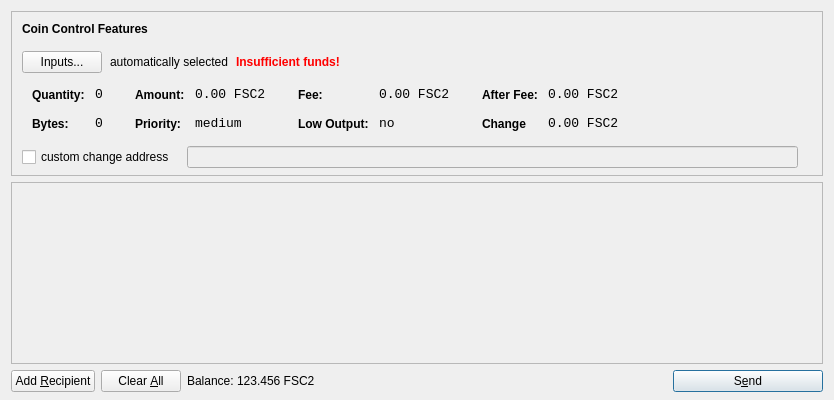
<?xml version="1.0" encoding="UTF-8"?>
<ui version="4.0">
 <class>SendCoinsDialog</class>
 <widget class="QDialog" name="SendCoinsDialog">
  <property name="geometry">
   <rect>
    <x>0</x>
    <y>0</y>
    <width>650</width>
    <height>400</height>
   </rect>
  </property>
  <property name="windowTitle">
   <string>Send Coins</string>
  </property>
  <layout class="QVBoxLayout" name="verticalLayout" stretch="0,1,0">
   <property name="bottomMargin">
    <number>8</number>
   </property>
   <item>
    <widget class="QFrame" name="frameCoinControl">
     <property name="sizePolicy">
      <sizepolicy hsizetype="Expanding" vsizetype="Expanding">
       <horstretch>0</horstretch>
       <verstretch>0</verstretch>
      </sizepolicy>
     </property>
     <property name="maximumSize">
      <size>
       <width>16777215</width>
       <height>16777215</height>
      </size>
     </property>
     <property name="frameShape">
      <enum>QFrame::StyledPanel</enum>
     </property>
     <property name="frameShadow">
      <enum>QFrame::Sunken</enum>
     </property>
     <layout class="QVBoxLayout" name="verticalLayoutCoinControl2">
      <property name="spacing">
       <number>-1</number>
      </property>
      <property name="leftMargin">
       <number>0</number>
      </property>
      <property name="topMargin">
       <number>0</number>
      </property>
      <property name="rightMargin">
       <number>0</number>
      </property>
      <property name="bottomMargin">
       <number>6</number>
      </property>
      <item>
       <layout class="QVBoxLayout" name="verticalLayoutCoinControl" stretch="0,0,0,0,1">
        <property name="spacing">
         <number>0</number>
        </property>
        <property name="leftMargin">
         <number>10</number>
        </property>
        <property name="topMargin">
         <number>10</number>
        </property>
        <item>
         <layout class="QHBoxLayout" name="horizontalLayoutCoinControl1">
          <property name="bottomMargin">
           <number>15</number>
          </property>
          <item>
           <widget class="QLabel" name="labelCoinControlFeatures">
            <property name="sizePolicy">
             <sizepolicy hsizetype="Preferred" vsizetype="Maximum">
              <horstretch>0</horstretch>
              <verstretch>0</verstretch>
             </sizepolicy>
            </property>
            <property name="font">
             <font>
              <weight>75</weight>
              <bold>true</bold>
             </font>
            </property>
            <property name="styleSheet">
             <string notr="true">font-weight:bold;</string>
            </property>
            <property name="text">
             <string>Coin Control Features</string>
            </property>
           </widget>
          </item>
         </layout>
        </item>
        <item>
         <layout class="QHBoxLayout" name="horizontalLayoutCoinControl2" stretch="0,0,0,0">
          <property name="spacing">
           <number>8</number>
          </property>
          <property name="bottomMargin">
           <number>10</number>
          </property>
          <item>
           <widget class="QPushButton" name="pushButtonCoinControl">
            <property name="styleSheet">
             <string notr="true"/>
            </property>
            <property name="text">
             <string>Inputs...</string>
            </property>
           </widget>
          </item>
          <item>
           <widget class="QLabel" name="labelCoinControlAutomaticallySelected">
            <property name="text">
             <string>automatically selected</string>
            </property>
            <property name="margin">
             <number>5</number>
            </property>
           </widget>
          </item>
          <item>
           <widget class="QLabel" name="labelCoinControlInsuffFunds">
            <property name="font">
             <font>
              <weight>75</weight>
              <bold>true</bold>
             </font>
            </property>
            <property name="styleSheet">
             <string notr="true">color:red;font-weight:bold;</string>
            </property>
            <property name="text">
             <string>Insufficient funds!</string>
            </property>
            <property name="margin">
             <number>5</number>
            </property>
           </widget>
          </item>
          <item>
           <spacer name="horizontalSpacerCoinControl">
            <property name="orientation">
             <enum>Qt::Horizontal</enum>
            </property>
            <property name="sizeHint" stdset="0">
             <size>
              <width>40</width>
              <height>1</height>
             </size>
            </property>
           </spacer>
          </item>
         </layout>
        </item>
        <item>
         <widget class="QWidget" name="widgetCoinControl" native="true">
          <property name="sizePolicy">
           <sizepolicy hsizetype="Preferred" vsizetype="Preferred">
            <horstretch>0</horstretch>
            <verstretch>0</verstretch>
           </sizepolicy>
          </property>
          <property name="minimumSize">
           <size>
            <width>0</width>
            <height>0</height>
           </size>
          </property>
          <property name="styleSheet">
           <string notr="true"/>
          </property>
          <layout class="QHBoxLayout" name="horizontalLayoutCoinControl5">
           <property name="margin">
            <number>0</number>
           </property>
           <item>
            <layout class="QHBoxLayout" name="horizontalLayoutCoinControl3" stretch="0,0,0,1">
             <property name="spacing">
              <number>20</number>
             </property>
             <property name="topMargin">
              <number>0</number>
             </property>
             <property name="bottomMargin">
              <number>10</number>
             </property>
             <item>
              <layout class="QFormLayout" name="formLayoutCoinControl1">
               <property name="horizontalSpacing">
                <number>10</number>
               </property>
               <property name="verticalSpacing">
                <number>14</number>
               </property>
               <property name="leftMargin">
                <number>10</number>
               </property>
               <property name="topMargin">
                <number>4</number>
               </property>
               <property name="rightMargin">
                <number>6</number>
               </property>
               <item row="0" column="0">
                <widget class="QLabel" name="labelCoinControlQuantityText">
                 <property name="styleSheet">
                  <string notr="true">font-weight:bold;</string>
                 </property>
                 <property name="text">
                  <string>Quantity:</string>
                 </property>
                 <property name="margin">
                  <number>0</number>
                 </property>
                </widget>
               </item>
               <item row="0" column="1">
                <widget class="QLabel" name="labelCoinControlQuantity">
                 <property name="font">
                  <font>
                   <family>Monospace</family>
                   <pointsize>10</pointsize>
                  </font>
                 </property>
                 <property name="cursor">
                  <cursorShape>IBeamCursor</cursorShape>
                 </property>
                 <property name="contextMenuPolicy">
                  <enum>Qt::ActionsContextMenu</enum>
                 </property>
                 <property name="text">
                  <string>0</string>
                 </property>
                 <property name="margin">
                  <number>0</number>
                 </property>
                 <property name="textInteractionFlags">
                  <set>Qt::LinksAccessibleByMouse|Qt::TextSelectableByKeyboard|Qt::TextSelectableByMouse</set>
                 </property>
                </widget>
               </item>
               <item row="1" column="0">
                <widget class="QLabel" name="labelCoinControlBytesText">
                 <property name="styleSheet">
                  <string notr="true">font-weight:bold;</string>
                 </property>
                 <property name="text">
                  <string>Bytes:</string>
                 </property>
                </widget>
               </item>
               <item row="1" column="1">
                <widget class="QLabel" name="labelCoinControlBytes">
                 <property name="font">
                  <font>
                   <family>Monospace</family>
                   <pointsize>10</pointsize>
                  </font>
                 </property>
                 <property name="cursor">
                  <cursorShape>IBeamCursor</cursorShape>
                 </property>
                 <property name="contextMenuPolicy">
                  <enum>Qt::ActionsContextMenu</enum>
                 </property>
                 <property name="text">
                  <string>0</string>
                 </property>
                 <property name="textInteractionFlags">
                  <set>Qt::LinksAccessibleByMouse|Qt::TextSelectableByKeyboard|Qt::TextSelectableByMouse</set>
                 </property>
                </widget>
               </item>
              </layout>
             </item>
             <item>
              <layout class="QFormLayout" name="formLayoutCoinControl2">
               <property name="horizontalSpacing">
                <number>10</number>
               </property>
               <property name="verticalSpacing">
                <number>14</number>
               </property>
               <property name="leftMargin">
                <number>6</number>
               </property>
               <property name="topMargin">
                <number>4</number>
               </property>
               <property name="rightMargin">
                <number>6</number>
               </property>
               <item row="0" column="0">
                <widget class="QLabel" name="labelCoinControlAmountText">
                 <property name="styleSheet">
                  <string notr="true">font-weight:bold;</string>
                 </property>
                 <property name="text">
                  <string>Amount:</string>
                 </property>
                 <property name="margin">
                  <number>0</number>
                 </property>
                </widget>
               </item>
               <item row="0" column="1">
                <widget class="QLabel" name="labelCoinControlAmount">
                 <property name="font">
                  <font>
                   <family>Monospace</family>
                   <pointsize>10</pointsize>
                  </font>
                 </property>
                 <property name="cursor">
                  <cursorShape>IBeamCursor</cursorShape>
                 </property>
                 <property name="contextMenuPolicy">
                  <enum>Qt::ActionsContextMenu</enum>
                 </property>
                 <property name="text">
                  <string>0.00 FSC2</string>
                 </property>
                 <property name="textInteractionFlags">
                  <set>Qt::LinksAccessibleByMouse|Qt::TextSelectableByKeyboard|Qt::TextSelectableByMouse</set>
                 </property>
                </widget>
               </item>
               <item row="1" column="0">
                <widget class="QLabel" name="labelCoinControlPriorityText">
                 <property name="styleSheet">
                  <string notr="true">font-weight:bold;</string>
                 </property>
                 <property name="text">
                  <string>Priority:</string>
                 </property>
                </widget>
               </item>
               <item row="1" column="1">
                <widget class="QLabel" name="labelCoinControlPriority">
                 <property name="font">
                  <font>
                   <family>Monospace</family>
                   <pointsize>10</pointsize>
                  </font>
                 </property>
                 <property name="cursor">
                  <cursorShape>IBeamCursor</cursorShape>
                 </property>
                 <property name="contextMenuPolicy">
                  <enum>Qt::ActionsContextMenu</enum>
                 </property>
                 <property name="text">
                  <string>medium</string>
                 </property>
                 <property name="textInteractionFlags">
                  <set>Qt::LinksAccessibleByMouse|Qt::TextSelectableByKeyboard|Qt::TextSelectableByMouse</set>
                 </property>
                </widget>
               </item>
              </layout>
             </item>
             <item>
              <layout class="QFormLayout" name="formLayoutCoinControl3">
               <property name="horizontalSpacing">
                <number>10</number>
               </property>
               <property name="verticalSpacing">
                <number>14</number>
               </property>
               <property name="leftMargin">
                <number>6</number>
               </property>
               <property name="topMargin">
                <number>4</number>
               </property>
               <property name="rightMargin">
                <number>6</number>
               </property>
               <item row="0" column="0">
                <widget class="QLabel" name="labelCoinControlFeeText">
                 <property name="styleSheet">
                  <string notr="true">font-weight:bold;</string>
                 </property>
                 <property name="text">
                  <string>Fee:</string>
                 </property>
                 <property name="margin">
                  <number>0</number>
                 </property>
                </widget>
               </item>
               <item row="0" column="1">
                <widget class="QLabel" name="labelCoinControlFee">
                 <property name="font">
                  <font>
                   <family>Monospace</family>
                   <pointsize>10</pointsize>
                  </font>
                 </property>
                 <property name="cursor">
                  <cursorShape>IBeamCursor</cursorShape>
                 </property>
                 <property name="contextMenuPolicy">
                  <enum>Qt::ActionsContextMenu</enum>
                 </property>
                 <property name="text">
                  <string>0.00 FSC2</string>
                 </property>
                 <property name="textInteractionFlags">
                  <set>Qt::LinksAccessibleByMouse|Qt::TextSelectableByKeyboard|Qt::TextSelectableByMouse</set>
                 </property>
                </widget>
               </item>
               <item row="1" column="0">
                <widget class="QLabel" name="labelCoinControlLowOutputText">
                 <property name="styleSheet">
                  <string notr="true">font-weight:bold;</string>
                 </property>
                 <property name="text">
                  <string>Low Output:</string>
                 </property>
                </widget>
               </item>
               <item row="1" column="1">
                <widget class="QLabel" name="labelCoinControlLowOutput">
                 <property name="font">
                  <font>
                   <family>Monospace</family>
                   <pointsize>10</pointsize>
                  </font>
                 </property>
                 <property name="cursor">
                  <cursorShape>IBeamCursor</cursorShape>
                 </property>
                 <property name="contextMenuPolicy">
                  <enum>Qt::ActionsContextMenu</enum>
                 </property>
                 <property name="text">
                  <string>no</string>
                 </property>
                 <property name="textInteractionFlags">
                  <set>Qt::LinksAccessibleByMouse|Qt::TextSelectableByKeyboard|Qt::TextSelectableByMouse</set>
                 </property>
                </widget>
               </item>
              </layout>
             </item>
             <item>
              <layout class="QFormLayout" name="formLayoutCoinControl4">
               <property name="horizontalSpacing">
                <number>10</number>
               </property>
               <property name="verticalSpacing">
                <number>14</number>
               </property>
               <property name="leftMargin">
                <number>6</number>
               </property>
               <property name="topMargin">
                <number>4</number>
               </property>
               <property name="rightMargin">
                <number>6</number>
               </property>
               <item row="0" column="0">
                <widget class="QLabel" name="labelCoinControlAfterFeeText">
                 <property name="styleSheet">
                  <string notr="true">font-weight:bold;</string>
                 </property>
                 <property name="text">
                  <string>After Fee:</string>
                 </property>
                 <property name="margin">
                  <number>0</number>
                 </property>
                </widget>
               </item>
               <item row="0" column="1">
                <widget class="QLabel" name="labelCoinControlAfterFee">
                 <property name="font">
                  <font>
                   <family>Monospace</family>
                   <pointsize>10</pointsize>
                  </font>
                 </property>
                 <property name="cursor">
                  <cursorShape>IBeamCursor</cursorShape>
                 </property>
                 <property name="contextMenuPolicy">
                  <enum>Qt::ActionsContextMenu</enum>
                 </property>
                 <property name="text">
                  <string>0.00 FSC2</string>
                 </property>
                 <property name="textInteractionFlags">
                  <set>Qt::LinksAccessibleByMouse|Qt::TextSelectableByKeyboard|Qt::TextSelectableByMouse</set>
                 </property>
                </widget>
               </item>
               <item row="1" column="0">
                <widget class="QLabel" name="labelCoinControlChangeText">
                 <property name="styleSheet">
                  <string notr="true">font-weight:bold;</string>
                 </property>
                 <property name="text">
                  <string>Change</string>
                 </property>
                </widget>
               </item>
               <item row="1" column="1">
                <widget class="QLabel" name="labelCoinControlChange">
                 <property name="font">
                  <font>
                   <family>Monospace</family>
                   <pointsize>10</pointsize>
                  </font>
                 </property>
                 <property name="cursor">
                  <cursorShape>IBeamCursor</cursorShape>
                 </property>
                 <property name="contextMenuPolicy">
                  <enum>Qt::ActionsContextMenu</enum>
                 </property>
                 <property name="text">
                  <string>0.00 FSC2</string>
                 </property>
                 <property name="textInteractionFlags">
                  <set>Qt::LinksAccessibleByMouse|Qt::TextSelectableByKeyboard|Qt::TextSelectableByMouse</set>
                 </property>
                </widget>
               </item>
              </layout>
             </item>
            </layout>
           </item>
          </layout>
         </widget>
        </item>
        <item>
         <layout class="QHBoxLayout" name="horizontalLayoutCoinControl4" stretch="0,0,0">
          <property name="spacing">
           <number>12</number>
          </property>
          <property name="sizeConstraint">
           <enum>QLayout::SetDefaultConstraint</enum>
          </property>
          <property name="topMargin">
           <number>5</number>
          </property>
          <property name="rightMargin">
           <number>5</number>
          </property>
          <item>
           <widget class="QCheckBox" name="checkBoxCoinControlChange">
            <property name="text">
             <string>custom change address</string>
            </property>
           </widget>
          </item>
          <item>
           <widget class="QLineEdit" name="lineEditCoinControlChange">
            <property name="enabled">
             <bool>false</bool>
            </property>
            <property name="sizePolicy">
             <sizepolicy hsizetype="Expanding" vsizetype="Fixed">
              <horstretch>0</horstretch>
              <verstretch>0</verstretch>
             </sizepolicy>
            </property>
           </widget>
          </item>
          <item>
           <widget class="QLabel" name="labelCoinControlChangeLabel">
            <property name="sizePolicy">
             <sizepolicy hsizetype="Preferred" vsizetype="Expanding">
              <horstretch>0</horstretch>
              <verstretch>0</verstretch>
             </sizepolicy>
            </property>
            <property name="minimumSize">
             <size>
              <width>0</width>
              <height>0</height>
             </size>
            </property>
            <property name="text">
             <string/>
            </property>
            <property name="margin">
             <number>3</number>
            </property>
           </widget>
          </item>
         </layout>
        </item>
        <item>
         <spacer name="verticalSpacerCoinControl">
          <property name="orientation">
           <enum>Qt::Vertical</enum>
          </property>
          <property name="sizeHint" stdset="0">
           <size>
            <width>800</width>
            <height>1</height>
           </size>
          </property>
         </spacer>
        </item>
       </layout>
      </item>
     </layout>
    </widget>
   </item>
   <item>
    <widget class="QScrollArea" name="scrollArea">
     <property name="widgetResizable">
      <bool>true</bool>
     </property>
     <widget class="QWidget" name="scrollAreaWidgetContents">
      <property name="geometry">
       <rect>
        <x>0</x>
        <y>0</y>
        <width>830</width>
        <height>165</height>
       </rect>
      </property>
      <layout class="QVBoxLayout" name="verticalLayout_2">
       <property name="margin">
        <number>0</number>
       </property>
       <item>
        <layout class="QVBoxLayout" name="entries">
         <property name="spacing">
          <number>6</number>
         </property>
        </layout>
       </item>
       <item>
        <spacer name="verticalSpacer">
         <property name="orientation">
          <enum>Qt::Vertical</enum>
         </property>
         <property name="sizeHint" stdset="0">
          <size>
           <width>20</width>
           <height>40</height>
          </size>
         </property>
        </spacer>
       </item>
      </layout>
     </widget>
    </widget>
   </item>
   <item>
    <layout class="QHBoxLayout" name="horizontalLayout">
     <item>
      <widget class="QPushButton" name="addButton">
       <property name="toolTip">
        <string>Send to multiple recipients at once</string>
       </property>
       <property name="text">
        <string>Add &amp;Recipient</string>
       </property>
       <property name="icon">
        <iconset resource="../bitcoin.qrc">
         <normaloff>:/icons/add</normaloff>:/icons/add</iconset>
       </property>
       <property name="autoDefault">
        <bool>false</bool>
       </property>
      </widget>
     </item>
     <item>
      <widget class="QPushButton" name="clearButton">
       <property name="sizePolicy">
        <sizepolicy hsizetype="Minimum" vsizetype="Fixed">
         <horstretch>0</horstretch>
         <verstretch>0</verstretch>
        </sizepolicy>
       </property>
       <property name="toolTip">
        <string>Remove all transaction fields</string>
       </property>
       <property name="text">
        <string>Clear &amp;All</string>
       </property>
       <property name="icon">
        <iconset resource="../bitcoin.qrc">
         <normaloff>:/icons/remove</normaloff>:/icons/remove</iconset>
       </property>
       <property name="autoRepeatDelay">
        <number>300</number>
       </property>
       <property name="autoDefault">
        <bool>false</bool>
       </property>
      </widget>
     </item>
     <item>
      <layout class="QHBoxLayout" name="horizontalLayout_2">
       <property name="spacing">
        <number>3</number>
       </property>
       <item>
        <widget class="QLabel" name="label">
         <property name="sizePolicy">
          <sizepolicy hsizetype="Preferred" vsizetype="Fixed">
           <horstretch>0</horstretch>
           <verstretch>0</verstretch>
          </sizepolicy>
         </property>
         <property name="text">
          <string>Balance:</string>
         </property>
        </widget>
       </item>
       <item>
        <widget class="QLabel" name="labelBalance">
         <property name="sizePolicy">
          <sizepolicy hsizetype="Preferred" vsizetype="Fixed">
           <horstretch>0</horstretch>
           <verstretch>0</verstretch>
          </sizepolicy>
         </property>
         <property name="cursor">
          <cursorShape>IBeamCursor</cursorShape>
         </property>
         <property name="text">
          <string>123.456 FSC2</string>
         </property>
         <property name="textInteractionFlags">
          <set>Qt::LinksAccessibleByMouse|Qt::TextSelectableByKeyboard|Qt::TextSelectableByMouse</set>
         </property>
        </widget>
       </item>
      </layout>
     </item>
     <item>
      <spacer name="horizontalSpacer">
       <property name="orientation">
        <enum>Qt::Horizontal</enum>
       </property>
       <property name="sizeHint" stdset="0">
        <size>
         <width>40</width>
         <height>20</height>
        </size>
       </property>
      </spacer>
     </item>
     <item>
      <widget class="QPushButton" name="sendButton">
       <property name="minimumSize">
        <size>
         <width>150</width>
         <height>0</height>
        </size>
       </property>
       <property name="toolTip">
        <string>Confirm the send action</string>
       </property>
       <property name="text">
        <string>S&amp;end</string>
       </property>
       <property name="icon">
        <iconset resource="../bitcoin.qrc">
         <normaloff>:/icons/send</normaloff>:/icons/send</iconset>
       </property>
       <property name="default">
        <bool>true</bool>
       </property>
      </widget>
     </item>
    </layout>
   </item>
  </layout>
 </widget>
 <resources>
  <include location="../bitcoin.qrc"/>
 </resources>
 <connections/>
</ui>
